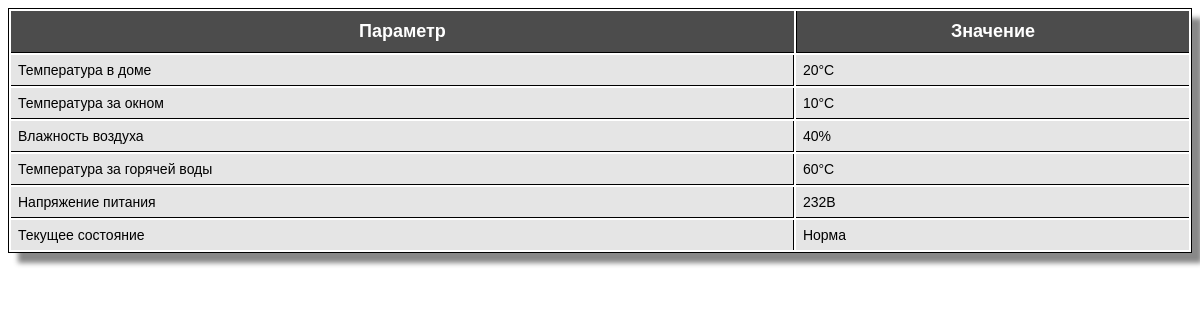
/get_system?method=html (signed in), run on the app's committed database.
### tables this page shows
CREATE TABLE `main_data` (
  `current_temperature` int(10),
  `current_outside_temperature` int(10),
  `current_humidity` int(10),
  `hot_running_water_temperature` int(10),
  `input_voltage` int(10) NOT NULL DEFAULT 0,
  `server_address` varchar(15) NOT NULL DEFAULT '127.0.0.1',
  `server_status` int(10),
  `api_ver` varchar(5),
  `andr_ver` varchar(5),
  `system_name` varchar(50)
);

### classes/CMySQL.php (called while the page is built, shortened)
<?php
class CMySQL {
    var $vLink;
    function CMySQL() {
        $this->sDbUser = 'root';
        $this->sDbPass = 'pockerface1';
        $this->vLink = mysql_connect("localhost", $this->sDbUser, $this->sDbPass);
    }
    function res($query, $error_checking = true) {
        $res = mysql_query($query, $this->vLink);
        return $res;
    }
    function getSystem() {
        $arr_type = MYSQL_ASSOC;
        $res = $this->res("SELECT * FROM `main_data`");
        $arr_res = array();
        if ($res) {
            while ($row = mysql_fetch_array($res, $arr_type))
                $arr_res[] = $row;
        }
        return $arr_res;
    }
}

### get_system.php (the view, shortened to what this page needs)
<?php
require_once('classes/CMySQL.php');
if (isset($_GET['method'])) {
    $method = $_GET['method'];
} else $method = 'json';
        $aData = $GLOBALS['MySQL']->getSystem();
        switch ($method) {
            case 'html':
                $sCode = '';
                $sCode .= <<<EOF
<head>
    <link href="/css/TableCSSCode.css" rel="stylesheet" type="text/css">
</head>
EOF;
                if (count($aData)) {
                    $sCode .= <<<EOF
EOF;
                    foreach ($aData as $i => $aRecords) {
                        $sCode .= <<<EOF
<table class="CSSTableGenerator">
<tr>
<td>Параметр</td>
<td>Значение</td>
</tr>
<tr>
<td>Температура в доме</td>
<td>{$aRecords['current_temperature']}°C</td>
</tr>
<tr>
<td>Температура за окном</td>
<td>{$aRecords['current_outside_temperature']}°C</td>
</tr>
<tr>
<td>Влажность воздуха</td>
<td>{$aRecords['current_humidity']}%</td>
</tr>
<tr>
<td>Температура за горячей воды</td>
<td>{$aRecords['hot_running_water_temperature']}°C</td>
</tr>
<tr>
<td>Напряжение питания</td>
<td>{$aRecords['input_voltage']}В</td>
</tr>
<tr>
<td>Текущее состояние</td>
EOF;
$message = "<td>";
switch ($aRecords['server_status']) {
    case '1':
        $status = "Норма";
        break;
}
$message .= $status . "</td>";
$sCode .= $message;
$sCode .=<<<EOF
</tr>
</table>
EOF;
                    }
                } else {
                    $sCode = '<div>В базе нет информации о системе</div>';
                }
                echo $sCode;
                break;
        }
?>

### css/TableCSSCode.css (style rules this page uses)
.CSSTableGenerator { margin:0px;padding:0px; width:100%; box-shadow: 10px 10px 5px #888888; border:1px solid #000000; -moz-border-radius-bottomleft:0px; -webkit-border-bottom-left-radius:0px; border-bottom-left-radius:0px; -moz-border-radius-bottomright:0px; -webkit-border-bottom-right-radius:0px; border-bottom-right-radius:0px; -moz-border-radius-topright:0px; -webkit-border-top-right-radius:0px; border-top-right-radius:0px; -moz-border-radius-topleft:0px; -webkit-border-top-left-radius:0px; border-top-left-radius:0px; }
.CSSTableGenerator tr:last-child td:last-child { -moz-border-radius-bottomright:0px; -webkit-border-bottom-right-radius:0px; border-bottom-right-radius:0px; }
.CSSTableGenerator tr:last-child td:first-child { -moz-border-radius-bottomleft:0px; -webkit-border-bottom-left-radius:0px; border-bottom-left-radius:0px; }
.CSSTableGenerator td { vertical-align:middle; background-color:#e5e5e5; border:1px solid #000000; border-width:0px 1px 1px 0px; text-align:left; padding:7px; font-size:14px; font-family:Arial; font-weight:normal; color:#000000; }
.CSSTableGenerator tr:last-child td { border-width:0px 1px 0px 0px; }
.CSSTableGenerator tr td:last-child { border-width:0px 0px 1px 0px; }
.CSSTableGenerator tr:last-child td:last-child { border-width:0px 0px 0px 0px; }
.CSSTableGenerator tr:first-child td { background:-o-linear-gradient(bottom, #4c4c4c 5%, #4c4c4c 100%); background:-webkit-gradient(linear, left top, left bottom, color-stop(0.05, #4c4c4c), color-stop(1, #4c4c4c) ); background:-moz-linear-gradient(center top, #4c4c4c 5%, #4c4c4c 100% ); filter:progid:DXImageTransform.Microsoft.gradient(startColorstr="#4c4c4c", endColorstr="#4c4c4c"); background: -o-linear-gradient(top,#4c4c4c,4c4c4c); background-color:#4c4c4c; border:0px solid #000000; text-align:center; border-width:0px 0px 1px 1px; font-size:18px; padding:10px; font-family:Arial; font-weight:bold; color:#ffffff; }
.CSSTableGenerator tr:first-child td:first-child { border-width:0px 0px 1px 0px; }
.CSSTableGenerator tr:first-child td:last-child { border-width:0px 0px 1px 1px }

### data on the page
main_data: current_temperature "20", current_outside_temperature "10", current_humidity "40", hot_running_water_temperature "60", input_voltage "232", server_status "Норма"
